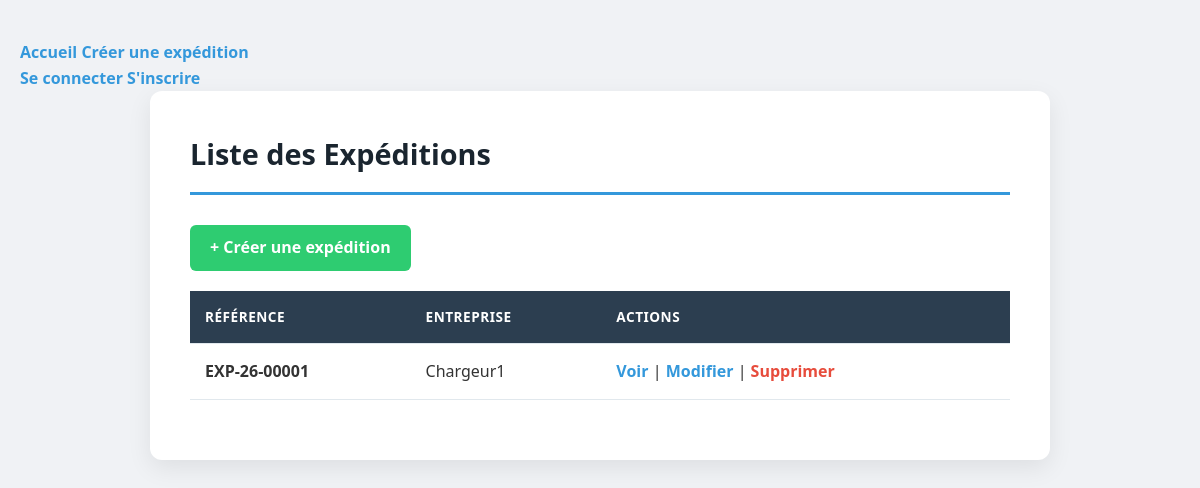
The page /expedition/list_expeditions/ on the database as committed earlier.
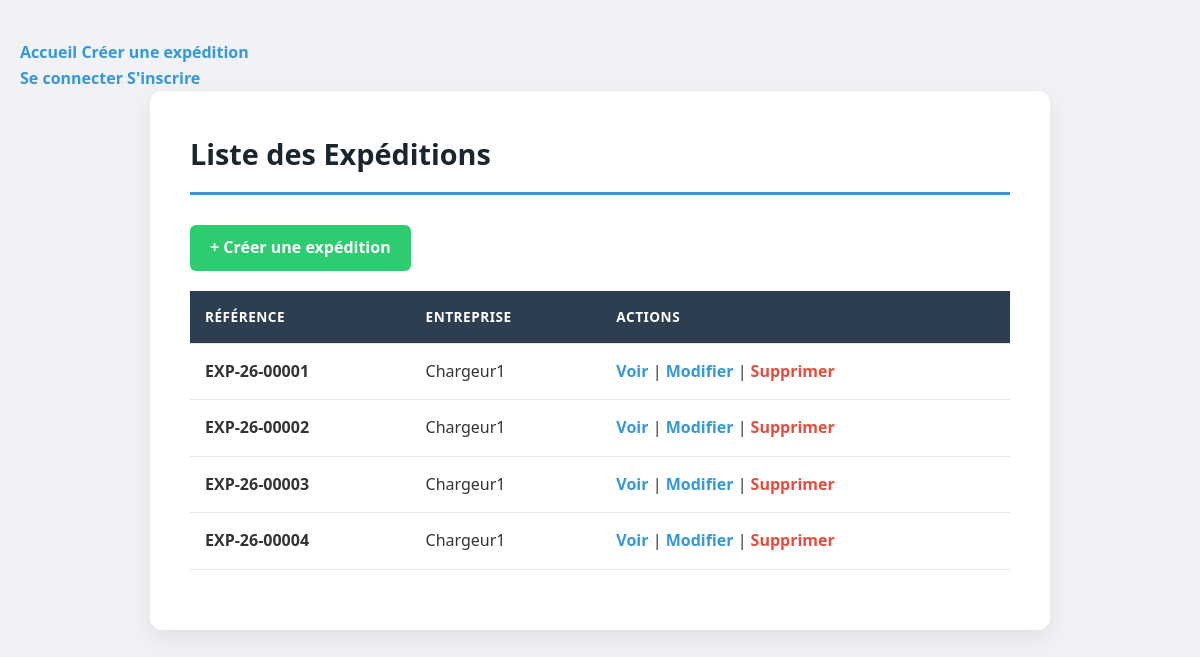
The same page on the database as committed later.
### ExpeditionApp/models.py (models this page shows, shortened)
class Expedition(models.Model):
    STATUT_CHOICES = [
        ('publiee', 'Publiée'),
        ('attribuee', 'Attribuée'),
        ('en_cours', 'En cours'),
        ('livree', 'Livrée'),
        ('annulee', 'Annulée'),
    ]
    reference = models.CharField(max_length=20, unique=True, editable=False)
    ville_depart = models.CharField(max_length=100)
    ville_arrivee = models.CharField(max_length=100)
    poids_kg = models.DecimalField(max_digits=10, decimal_places=2)
    date_souhaitee = models.DateField()
    description = models.TextField(blank=True, null=True)
    statut = models.CharField(
        max_length=20,
        choices=STATUT_CHOICES,
        default='publiee',
    )
    entreprise = models.ForeignKey(
        Entreprise,
        on_delete=models.CASCADE,
        related_name='expeditions',
    )
    created_at = models.DateTimeField(auto_now_add=True)
    updated_at = models.DateTimeField(auto_now=True)

### EntrepriseApp/models.py (models this page shows, shortened)
class Entreprise(models.Model):
    TYPE_CHOICES = [
        ('c', 'Chargeur'),
        ('t', 'Transporteur'),
    ]
    raison_sociale = models.CharField(max_length=200)
    matricule_fiscal = models.CharField(
        max_length=25,
        unique=True,
        validators=[matricule_fiscal_validator],
    )
    adresse = models.TextField(validators=adresse_validators)
    type_entreprise = models.CharField(max_length=1, choices=TYPE_CHOICES)
    utilisateur = models.OneToOneField(
        Utilisateur,
        on_delete=models.CASCADE,
        related_name='entreprise',
    )
    created_at = models.DateTimeField(auto_now_add=True)
    updated_at = models.DateTimeField(auto_now=True)
    def __str__(self):
        return self.raison_sociale

### ExpeditionApp/views.py (the view)
# urls.py: path('list_expeditions/', Liste_expedition.as_view(), name='liste_expedition'),
class Liste_expedition(ListView) :
    model=Expedition
    template_name='expedition/list.html'
    context_object_name='list'

### templates/expedition/list.html (shortened to what this page needs)
{% load static %}
<!DOCTYPE html>
<html lang="fr">
<head>
    <link rel="stylesheet" href="{% static 'css/style.css' %}">
</head>
<body>
    <nav class="navbar">
        <div class="navbar-left">
            <a href="{% url 'Expedition:liste_expedition' %}">Accueil</a>
            <a href="{% url 'Expedition:create_expedition' %}">Créer une expédition</a>
        </div>
        <div class="navbar-right">
            {% if user.is_authenticated %}
                <span>Bienvenue, {{ user.username }} !</span>
                <form method="post" action="{% url 'logout' %}" style="display:inline;">
                    {% csrf_token %}
                    <button type="submit" class="link-button">Se déconnecter</button>
                </form>
            {% else %}
                <a href="{% url 'login' %}">Se connecter</a>
                <a href="{% url 'register' %}">S'inscrire</a>
            {% endif %}
        </div>
    </nav>
    <div class="container">
        <h1>Liste des Expéditions</h1>
        <div style="margin-bottom: 20px;">
            <a href="{% url 'Expedition:create_expedition' %}" class="btn btn-success">
                + Créer une expédition
            </a>
        </div>
        <table>
            <thead>
                <tr>
                    <th>Référence</th>
                    <th>Entreprise</th>
                    <th>Actions</th>
                </tr>
            </thead>
            <tbody>
                {% for expedition in list %}
                <tr>
                    <td><strong>{{ expedition.reference }}</strong></td>
                    <td>{{ expedition.entreprise }}</td>
                    <td>
                        <a href="{% url 'Expedition:detail_expedition' expedition.pk %}">Voir</a> |
                        <a href="{% url 'Expedition:update_expedition' expedition.pk %}">Modifier</a> |
                        <a href="{% url 'Expedition:delete_expedition' expedition.pk %}"
                           style="color:#e74c3c;">Supprimer</a>
                    </td>
                </tr>
                {% empty %}
                <tr>
                    <td colspan="3">Aucune expédition pour le moment.</td>
                </tr>
                {% endfor %}
            </tbody>
        </table>
    </div>
</body>
</html>

Rows that differ between the two databases and show on the page:
added Expedition: reference "EXP-26-00002", entreprise "Chargeur1"
added Expedition: reference "EXP-26-00003", entreprise "Chargeur1"
added Expedition: reference "EXP-26-00004", entreprise "Chargeur1"
